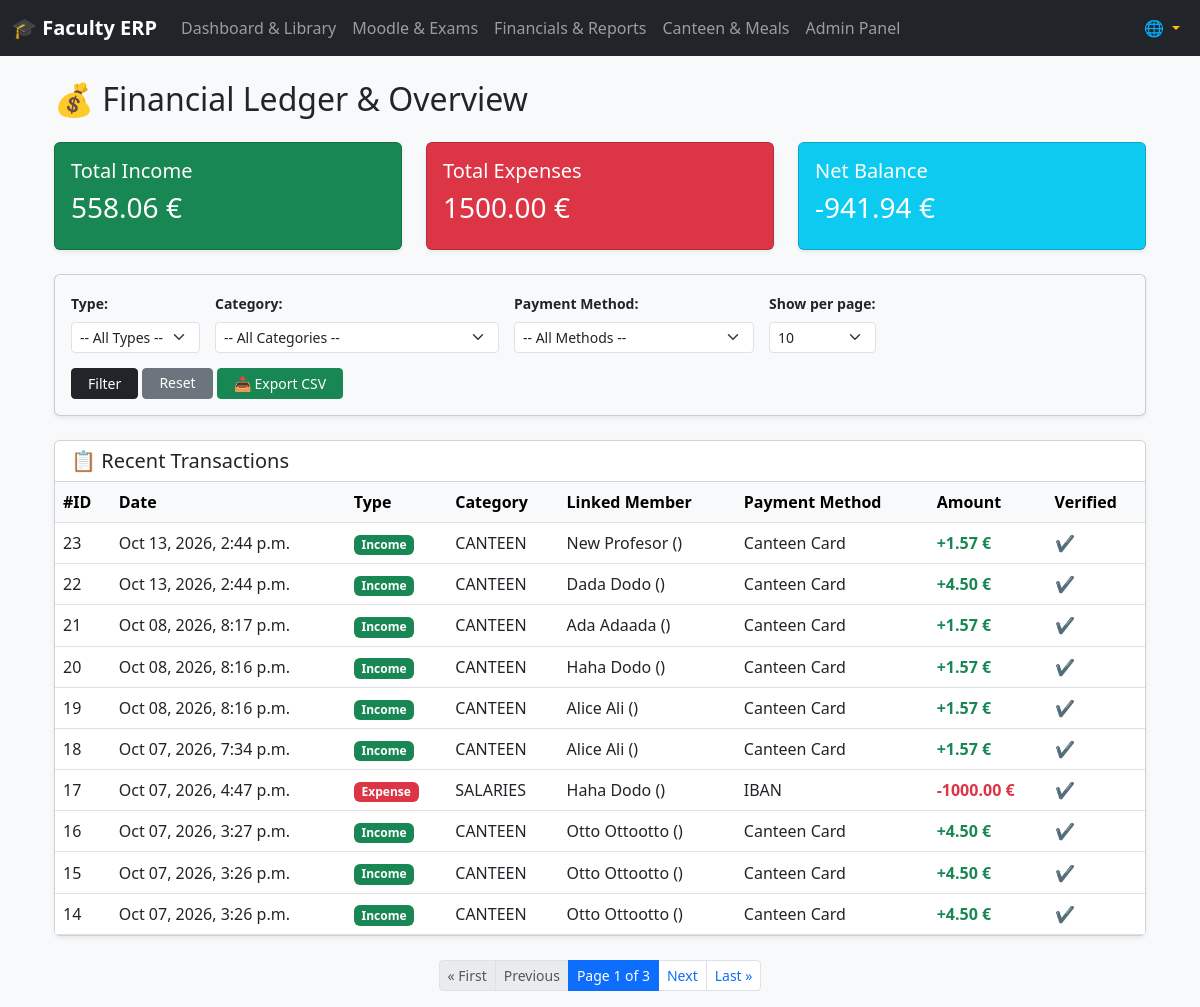
The app's page /financial/ with its own data.
### faculty_app/models.py (models this page shows, shortened)
class Transaction(models.Model):
    TRANSACTION_TYPES = [
        ('INCOME', 'Income'),
        ('EXPENSE', 'Expense'),
    ]
    INCOME_CATEGORIES = [
        ('STATE_BUDGET', 'State Budget'),
        ('TUITION', 'Annual Tuition Fee (1000 €)'),
        ('MONTHLY_MEMBERSHIP', 'Library Monthly Membership (8 €)'),
        ('ANNUAL_MEMBERSHIP', 'Library Annual Membership (16 €)'),
        ('FINES', 'Late Fines (0.25 € / day)'),
        ('EXAM_FEE', 'Exam Fee (100 €)'),
        ('CANTEEN', 'Canteen Meal Sales'),
        ('BOOK_SALES', 'Book Sales'),
        ('DONATION', 'Donations'),
        ('OTHER_INC', 'Other Income'),
    ]
    EXPENSE_CATEGORIES = [
        ('SALARIES', 'Salaries (Plaće)'),
        ('MATERIAL', 'Material'),
        ('TRANSPORT', 'Transport'),
        ('OTHER_EXP', 'Other Expense'),
    ]
    CATEGORY_CHOICES = INCOME_CATEGORIES + EXPENSE_CATEGORIES
    PAYMENT_METHODS = [
        ('Cash', 'Cash'),
        ('IBAN', 'IBAN / Bank Transfer'),
        ('PayPal', 'PayPal'),
        ('Canteen Card', 'Canteen Card'),
    ]
    member = models.ForeignKey(Member, on_delete=models.CASCADE, null=True, blank=True, verbose_name="Linked Member (Student / Professor)")
    amount = models.DecimalField(max_digits=10, decimal_places=2, verbose_name="Amount (EUR)")
    transaction_type = models.CharField(max_length=10, choices=TRANSACTION_TYPES, verbose_name="Type")
    category = models.CharField(max_length=30, choices=CATEGORY_CHOICES, default='OTHER_INC', verbose_name="Category")
    payment_method = models.CharField(max_length=30, choices=PAYMENT_METHODS, default='Cash', verbose_name="Payment Method")
    is_verified = models.BooleanField(default=True, verbose_name="Verified")
    description = models.CharField(max_length=255, blank=True, null=True, verbose_name="Description")
    date = models.DateTimeField(default=timezone.now, verbose_name="Date (Supports past 1 year)")

class Member(models.Model):
    ROLE_CHOICES = [
        ('STUDENT', 'Student'),
        ('CITIZEN', 'Citizen / Visitor'),
        ('PROFESSOR', 'Professor'),
        ('EXTERNAL_PROFESSOR', 'External Professor'),
    ]
    full_name = models.CharField(max_length=50)
    jmbg = models.CharField(max_length=13, unique=True)
    card_number = models.CharField(max_length=11, unique=True)
    email = models.EmailField(max_length=40, unique=True)
    role = models.CharField(max_length=25, choices=ROLE_CHOICES, default='STUDENT')
    is_external = models.BooleanField(default=False)  # Kept for backward compatibility
    is_tuition_paid = models.BooleanField(default=False, verbose_name="Annual Tuition Paid (Free Exams)")
    is_fee_exempt = models.BooleanField(default=False, verbose_name="Fee Exempt / Scholarship")
    created_at = models.DateTimeField(default=timezone.now)

### faculty_app/views.py (the view, shortened to what this page needs)
# urls.py: path('financial/', views.financial_view, name='financial'),
def financial_view(request):
    lang = request.session.get('lang', request.session.get('django_language', 'en'))
    t = TRANSLATIONS.get(lang, TRANSLATIONS['en'])
    transactions = Transaction.objects.select_related('member').order_by('-date')
    filter_type = request.GET.get('type')
    filter_category = request.GET.get('category')
    filter_method = request.GET.get('method')
    items_per_page = request.GET.get('per_page', '10')
    export_format = request.GET.get('export')
    if filter_type:
        transactions = transactions.filter(transaction_type=filter_type)
    if filter_category:
        transactions = transactions.filter(category=filter_category)
    if filter_method:
        transactions = transactions.filter(payment_method=filter_method)
    total_income = sum(tr.amount for tr in transactions if tr.transaction_type == 'INCOME' and tr.is_verified)
    total_expense = sum(tr.amount for tr in transactions if tr.transaction_type == 'EXPENSE' and tr.is_verified)
    net_balance = total_income - total_expense
    try:
        per_page_int = int(items_per_page)
    except ValueError:
        per_page_int = 10
    paginator = Paginator(transactions, per_page_int)
    page_number = request.GET.get('page')
    page_obj = paginator.get_page(page_number)
    context = {
        't': t,
        'transactions': page_obj,
        'total_income': total_income,
        'total_expense': total_expense,
        'net_balance': net_balance,
        'selected_type': filter_type,
        'selected_category': filter_category,
        'selected_method': filter_method,
        'selected_per_page': str(per_page_int),
        'income_categories': Transaction.INCOME_CATEGORIES,
        'expense_categories': Transaction.EXPENSE_CATEGORIES,
    }
    return render(request, 'erp/financial.html', context)

### faculty_app/context_processors.py (called while the page is built)
def language_context(request):
    lang = request.session.get('lang', 'en')
    if lang not in TRANSLATIONS:
        lang = 'en'
    return {
        't': TRANSLATIONS[lang],
        'current_lang': lang
    }

### faculty_app/templates/erp/financial.html (shortened to what this page needs)
{% extends 'erp/base.html' %}
{% block content %}
<div class="container mt-4">
    <h2 class="mb-4">💰 {{ t.financial_ledger }}</h2>
    <div class="row mb-4">
        <div class="col-md-4">
            <div class="card text-white bg-success shadow-sm">
                <div class="card-body">
                    <h5 class="card-title">{{ t.total_income }}</h5>
                    <h3>{{ total_income|floatformat:2 }} €</h3>
                </div>
            </div>
        </div>
        <div class="col-md-4">
            <div class="card text-white bg-danger shadow-sm">
                <div class="card-body">
                    <h5 class="card-title">{{ t.total_expenses }}</h5>
                    <h3>{{ total_expense|floatformat:2 }} €</h3>
                </div>
            </div>
        </div>
        <div class="col-md-4">
            <div class="card text-white bg-info shadow-sm">
                <div class="card-body">
                    <h5 class="card-title">{{ t.net_balance }}</h5>
                    <h3>{{ net_balance|floatformat:2 }} €</h3>
                </div>
            </div>
        </div>
    </div>
    <div class="card shadow-sm mb-4 p-3 bg-light">
        <form method="GET" class="filter-form" style="display: flex; gap: 15px; flex-wrap: wrap; align-items: flex-end;">
            <div>
                <label class="form-label small fw-bold">{{ t.filter_type }}:</label>
                <select name="type" class="form-select form-select-sm">
                    <option value="">-- {% if request.session.lang == 'de' %}Alle Typen{% elif request.session.lang == 'hr' %}Sve vrste{% else %}All Types{% endif %} --</option>
                </select>
            </div>
            <div>
                <label class="form-label small fw-bold">{{ t.filter_category }}:</label>
                <select name="category" class="form-select form-select-sm">
                    <option value="">-- {% if request.session.lang == 'de' %}Alle Kategorien{% elif request.session.lang == 'hr' %}Sve kategorije{% else %}All Categories{% endif %} --</option>
                </select>
            </div>
            <div>
                <label class="form-label small fw-bold">{{ t.filter_method }}:</label>
                <select name="method" class="form-select form-select-sm">
                    <option value="">-- {% if request.session.lang == 'de' %}Alle Methoden{% elif request.session.lang == 'hr' %}Sve metode{% else %}All Methods{% endif %} --</option>
                </select>
            </div>
            <div>
                <label class="form-label small fw-bold">{{ t.show_per_page }}:</label>
                <select name="per_page" class="form-select form-select-sm">
                    <option value="10" {% if selected_per_page == '10' %}selected{% endif %}>10</option>
                </select>
            </div>
            <div>
                <button type="submit" class="btn btn-dark btn-sm px-3" style="height: 31px;">{{ t.filter_btn }}</button>
                <a href="{% url 'financial' %}" class="btn btn-secondary btn-sm px-3 text-decoration-none" style="height: 31px; line-height: 20px;">{{ t.reset_btn }}</a>
                <button type="submit" name="export" value="csv" class="btn btn-success btn-sm px-3" style="height: 31px;">📥 {{ t.export_csv }}</button>
            </div>
        </form>
    </div>
    <div class="card shadow-sm">
        <div class="card-header bg-white">
            <h5 class="mb-0">📋 {{ t.recent_transactions }}</h5>
        </div>
        <div class="card-body p-0">
            <div class="table-responsive">
                <table class="table table-hover mb-0 align-middle">
                    <thead class="table-light">
                        <tr>
                            <th>{{ t.th_id }}</th>
                            <th>{{ t.th_date }}</th>
                            <th>{{ t.th_type }}</th>
                            <th>{{ t.th_category }}</th>
                            <th>{{ t.th_member }}</th>
                            <th>{{ t.th_method }}</th>
                            <th>{{ t.th_amount }}</th>
                            <th>{{ t.th_verified }}</th>
                        </tr>
                    </thead>
                    <tbody>
                        {% for tr in transactions %}
                        <tr>
                            <td>{{ tr.id }}</td>
                            <td>{{ tr.date|date:"M d, Y, P" }}</td>
                            <td>
                                {% if tr.transaction_type == 'INCOME' %}
                                    <span class="badge bg-success">{% if request.session.lang == 'de' %}Einnahme{% elif request.session.lang == 'hr' %}Prihod{% else %}Income{% endif %}</span>
                                {% else %}
                                    <span class="badge bg-danger">{% if request.session.lang == 'de' %}Ausgabe{% elif request.session.lang == 'hr' %}Rashod{% else %}Expense{% endif %}</span>
                                {% endif %}
                            </td>
                            <td>{{ tr.category }}</td>
                            <td>
                                {% if tr.member %}
                                    {{ tr.member.full_name }} ()
                                {% else %}
                                    <span class="text-muted">N/A</span>
                                {% endif %}
                            </td>
                            <td>{{ tr.payment_method }}</td>
                            <td class="fw-bold {% if tr.transaction_type == 'INCOME' %}text-success{% else %}text-danger{% endif %}">
                                {% if tr.transaction_type == 'INCOME' %}+{% else %}-{% endif %}{{ tr.amount }} €
                            </td>
                            <td>
                                {% if tr.is_verified %}
                                    <span class="text-success">✔</span>
                                {% else %}
                                    <span class="text-warning">⏳</span>
                                {% endif %}
                            </td>
                        </tr>
                        {% empty %}
                        <tr>
                            <td colspan="8" class="text-center py-4 text-muted">{{ t.no_transactions }}</td>
                        </tr>
                        {% endfor %}
                    </tbody>
                </table>
            </div>
        </div>
    </div>
    {% if transactions.has_other_pages %}
    <nav aria-label="Page navigation" class="mt-4">
        <ul class="pagination pagination-sm justify-content-center">
            {% if transactions.has_previous %}
                <li class="page-item">
                    <a class="page-link" href="?page=1&type={{ selected_type|default:'' }}&category={{ selected_category|default:'' }}&method={{ selected_method|default:'' }}&per_page={{ selected_per_page }}">&laquo; {% if request.session.lang == 'de' %}Erste{% elif request.session.lang == 'hr' %}Prva{% else %}First{% endif %}</a>
                </li>
                <li class="page-item">
                    <a class="page-link" href="?page={{ transactions.previous_page_number }}&type={{ selected_type|default:'' }}&category={{ selected_category|default:'' }}&method={{ selected_method|default:'' }}&per_page={{ selected_per_page }}">{% if request.session.lang == 'de' %}Vorherige{% elif request.session.lang == 'hr' %}Prethodna{% else %}Previous{% endif %}</a>
                </li>
            {% else %}
                <li class="page-item disabled"><span class="page-link">&laquo; {% if request.session.lang == 'de' %}Erste{% elif request.session.lang == 'hr' %}Prva{% else %}First{% endif %}</span></li>
                <li class="page-item disabled"><span class="page-link">{% if request.session.lang == 'de' %}Vorherige{% elif request.session.lang == 'hr' %}Prethodna{% else %}Previous{% endif %}</span></li>
            {% endif %}
            <li class="page-item active">
                <span class="page-link">
                    {% if request.session.lang == 'de' %}Seite {{ transactions.number }} von {{ transactions.paginator.num_pages }}
                    {% elif request.session.lang == 'hr' %}Stranica {{ transactions.number }} od {{ transactions.paginator.num_pages }}
                    {% else %}Page {{ transactions.number }} of {{ transactions.paginator.num_pages }}{% endif %}
                </span>
            </li>
            {% if transactions.has_next %}
                <li class="page-item">
                    <a class="page-link" href="?page={{ transactions.next_page_number }}&type={{ selected_type|default:'' }}&category={{ selected_category|default:'' }}&method={{ selected_method|default:'' }}&per_page={{ selected_per_page }}">{% if request.session.lang == 'de' %}Nächste{% elif request.session.lang == 'hr' %}Sljedeća{% else %}Next{% endif %}</a>
                </li>
                <li class="page-item">
                    <a class="page-link" href="?page={{ transactions.paginator.num_pages }}&type={{ selected_type|default:'' }}&category={{ selected_category|default:'' }}&method={{ selected_method|default:'' }}&per_page={{ selected_per_page }}">{% if request.session.lang == 'de' %}Letzte{% elif request.session.lang == 'hr' %}Zadnja{% else %}Last{% endif %} &raquo;</a>
                </li>
            {% endif %}
        </ul>
    </nav>
    {% endif %}
</div>
{% endblock %}

### records on screen
Transaction: id "23", date "Oct 13, 2026, 2:44 p.m.", transaction_type "Income", category "CANTEEN", member.full_name "New Profesor", payment_method "Canteen Card", amount "1.57"
Transaction: id "22", date "Oct 13, 2026, 2:44 p.m.", transaction_type "Income", category "CANTEEN", member.full_name "Dada Dodo", payment_method "Canteen Card", amount "4.50"
Transaction: id "21", date "Oct 08, 2026, 8:17 p.m.", transaction_type "Income", category "CANTEEN", member.full_name "Ada Adaada", payment_method "Canteen Card", amount "1.57"
Transaction: id "20", date "Oct 08, 2026, 8:16 p.m.", transaction_type "Income", category "CANTEEN", member.full_name "Haha Dodo", payment_method "Canteen Card", amount "1.57"
Transaction: id "19", date "Oct 08, 2026, 8:16 p.m.", transaction_type "Income", category "CANTEEN", member.full_name "Alice Ali", payment_method "Canteen Card", amount "1.57"
Transaction: id "18", date "Oct 07, 2026, 7:34 p.m.", transaction_type "Income", category "CANTEEN", member.full_name "Alice Ali", payment_method "Canteen Card", amount "1.57"
Transaction: id "17", date "Oct 07, 2026, 4:47 p.m.", transaction_type "Expense", category "SALARIES", member.full_name "Haha Dodo", payment_method "IBAN", amount "1000.00"
Transaction: id "16", date "Oct 07, 2026, 3:27 p.m.", transaction_type "Income", category "CANTEEN", member.full_name "Otto Ottootto", payment_method "Canteen Card", amount "4.50"
Transaction: id "15", date "Oct 07, 2026, 3:26 p.m.", transaction_type "Income", category "CANTEEN", member.full_name "Otto Ottootto", payment_method "Canteen Card", amount "4.50"
Transaction: id "14", date "Oct 07, 2026, 3:26 p.m.", transaction_type "Income", category "CANTEEN", member.full_name "Otto Ottootto", payment_method "Canteen Card", amount "4.50"

### other values on screen
{{ t.brand }} "🎓 Faculty ERP"
{{ t.dashboard }} "Dashboard & Library"
{{ t.exams }} "Moodle & Exams"
{{ t.financial }} "Financials & Reports"
{{ t.canteen }} "Canteen & Meals"
{{ t.admin_panel }} "Admin Panel"
{{ t.financial_ledger }} "Financial Ledger & Overview"
{{ t.total_income }} "Total Income"
{{ total_income|floatformat:2 }} "558.06"
{{ t.total_expenses }} "Total Expenses"
{{ total_expense|floatformat:2 }} "1500.00"
{{ t.net_balance }} "Net Balance"
{{ net_balance|floatformat:2 }} "-941.94"
{{ t.filter_type }} "Type"
{{ t.filter_category }} "Category"
